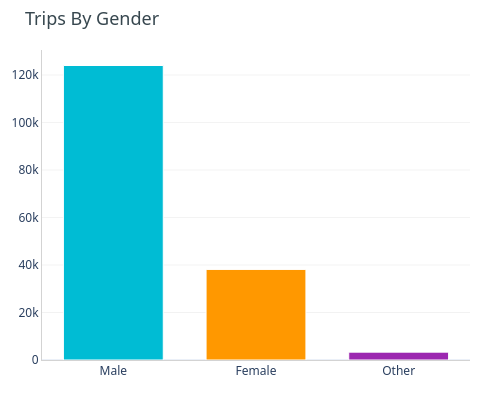

Source (notebook cell):
### Code cell
gender_counts = df['member_gender'].value_counts()

gender_percent = (gender_counts / gender_counts.sum()) * 100

order = ['Male', 'Female', 'Other']
gender_counts = gender_counts.reindex(order).fillna(0)
gender_percent = gender_percent.reindex(order).fillna(0)

fig4 = go.Figure()

fig4.add_trace(go.Bar(
    x=gender_counts.index,
    y=gender_counts.values,
    marker=dict(
        color=[COLORS['primary'], COLORS['secondary'], COLORS['accent']],
        line=dict(width=1, color='white')
    ),
    text=[f"{p:.1f}%" for p in gender_percent.values],
    textposition='none',
    textfont=dict(size=12, color=COLORS['dark'])
))

fig4.update_layout(
    title=dict(text='Trips By Gender', font=dict(size=18, color=COLORS['dark'])),
    template='plotly_white',
    height=400,
    width =500,
    font=dict(family="Segoe UI, Arial", size=12),
    paper_bgcolor='white',
    plot_bgcolor='white',
    xaxis=dict(showgrid=False, linecolor='lightgray'),
    yaxis=dict(showgrid=True, gridcolor='rgba(0,0,0,0.05)', linecolor='lightgray'),
    margin=dict(l=40, r=30, t=50, b=40),
    bargap=0.3
)

fig4.show()

### Figure 1 — Plotly figure (JSON) as saved in the notebook; plotly's stock layout.template omitted (floating-point values rounded to 4 significant figures)
{"data": [{"marker": {"color": ["#00BCD4", "#FF9800", "#9C27B0"], "line": {"color": "white", "width": 1}}, "text": ["74.9%", "23.1%", "2.0%"], "textfont": {"color": "#37474F", "size": 12}, "textposition": "none", "type": "bar", "x": ["Male", "Female", "Other"], "y": [123989, 38136, 3312]}], "layout": {"bargap": 0.3, "font": {"family": "Segoe UI, Arial", "size": 12}, "height": 400, "margin": {"b": 40, "l": 40, "r": 30, "t": 50}, "paper_bgcolor": "white", "plot_bgcolor": "white", "title": {"font": {"color": "#37474F", "size": 18}, "text": "Trips By Gender"}, "width": 500, "xaxis": {"linecolor": "lightgray", "showgrid": false}, "yaxis": {"gridcolor": "rgba(0,0,0,0.05)", "linecolor": "lightgray", "showgrid": true}}}
